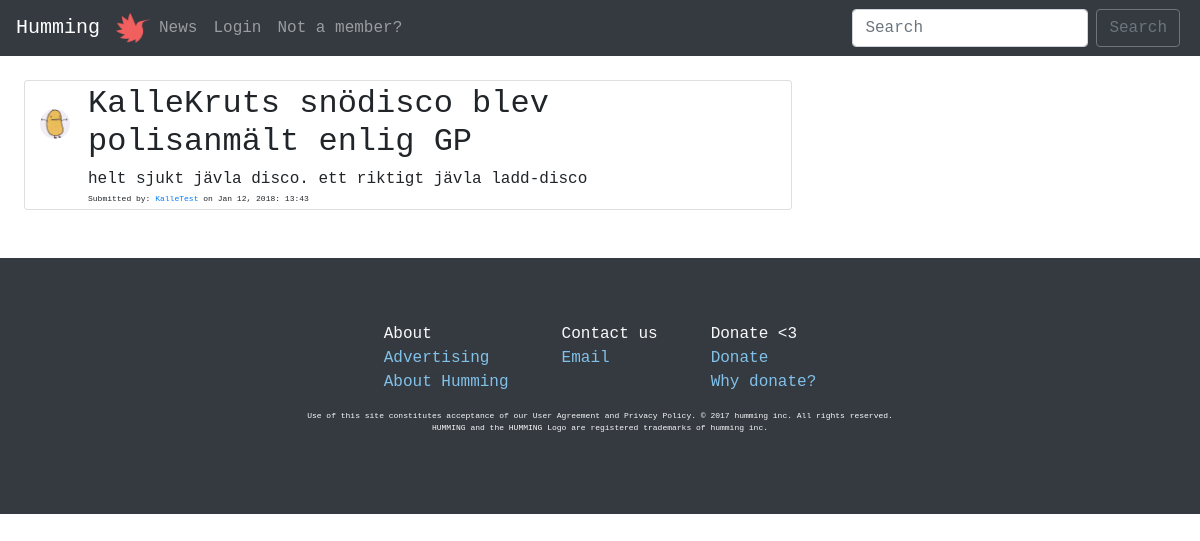
Page /commentsform.php?id=2 on the earlier database version.
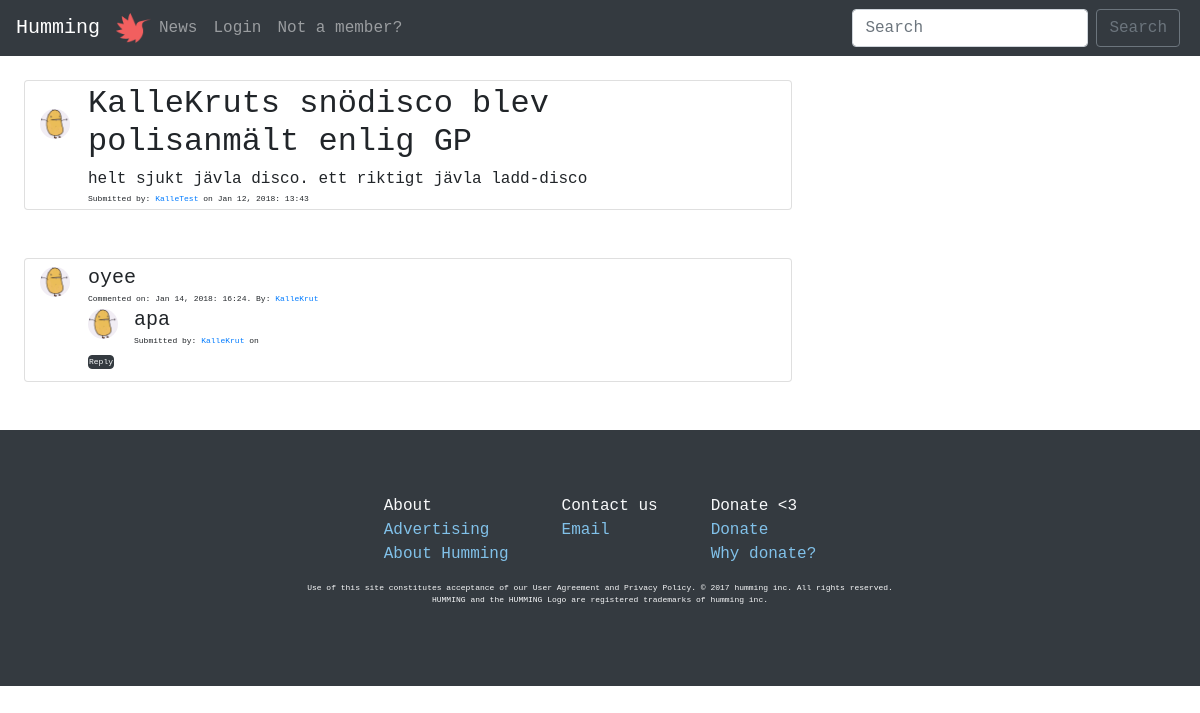
Same page on the later database version.
### tables this page shows
CREATE TABLE "comments" (
	`commentID`	INTEGER UNIQUE,
	`comment`	TEXT NOT NULL,
	`postID`	INTEGER,
	`userID`	INTEGER,
	`commentDate`	TEXT,
	PRIMARY KEY(`commentID`)
);

CREATE TABLE "reply" (
	`commentID`	INTEGER,
	`replyID`	INTEGER PRIMARY KEY AUTOINCREMENT UNIQUE,
	`postID`	INTEGER,
	`userID`	INTEGER,
	`replyComment`	TEXT,
	`replyDate`	TEXT
);

### php/functions.php (called while the page is built, shortened)
<?php
function clickedPosts($pdo, $postID) {
  $postID = $_GET['id'];
  $clickedPosts = "SELECT posts.title, posts.url, posts.postdate, posts.description, posts.postID, users.username, users.userID
                   FROM posts
                   LEFT JOIN users
                   ON posts.userID=users.userID
                   WHERE postID = '$postID'" ;
  $statement = $pdo->prepare($clickedPosts);
  $statement->execute();
  $resultclickedPosts = $statement->fetchAll(PDO::FETCH_ASSOC);
  return $resultclickedPosts;
 }
 function allComments($pdo) {
   $postID = $_GET['id'];
   $allComments = "SELECT commentID, comment, commentDate, username, postID, users.userID
                   FROM comments
                   INNER JOIN users
                   ON comments.userID=users.userID
                   WHERE postID = :postID";
   $statement = $pdo->prepare($allComments);
   $statement->bindParam(':postID', $postID, PDO::PARAM_INT);
   $statement->execute();
   $resultallComments = $statement->fetchAll(PDO::FETCH_ASSOC);
   return $resultallComments;
 }
function allReplys($pdo, $commentID) {
  $reply = "SELECT replyComment, replyDate, username, picture, users.userID
            FROM reply
            INNER JOIN users
            ON reply.userID=users.userID
            WHERE commentID= '$commentID'";
  $statement = $pdo->prepare($reply);
  $statement->execute();
  $resultReply = $statement->fetchAll(PDO::FETCH_ASSOC);
  return $resultReply;
}

### commentsform.php (the view, shortened to what this page needs)
<?php
require __DIR__.'/viewings/header.php';
?>
<div class="m-4">
<?php $clickedPosts = clickedPosts($pdo, $_GET['id']) ?>
<?php foreach($clickedPosts as $clickedPost): ?>
<div class="card col-sm-8 mt-2 mb-5">
  <div class="card-body pl-0 pt-1 pb-1">
    <img class="float-left profilePicSubs mt-4 mr-3 " src=" <?php if(isset($clickedPost['picture'])): ?>
      <?php echo "../profileImages/".$clickedPost['picture']; ?>
    <?php else: echo "../profileImages/potato.jpg"; ?>
    <?php endif; ?>" alt="">
    <blockquote class="blockquote mb-0 ml-4 pl-4 ">
      <h2 class="border-bottom-1 mb-0 pb-2">
        <?php echo $clickedPost['title'];?>
      </h2>
      <p class="h6 font-weight-normal mb-1">
        <?php echo $clickedPost['description']  ?>
      </p>
      <p class="mb-0 smallfont">
        Submitted by: <a href="/php/allProfiles.php?id=<?php echo $clickedPost['userID']?>"><?php echo $clickedPost['username']?></a> on <?php echo $clickedPost['postdate'] ?>
      </p>
    </blockquote>
  </div>
</div>
<?php endforeach; ?>
<?php $allComments = allComments($pdo) ?>
<?php foreach ($allComments as $comment):?>
  <div class="card col-sm-8 mt-2 mb-1">
    <div class="card-body pl-0 pt-1 pb-1">
      <img class="float-left profilePicSubs mt-1 mr-3 " src=" <?php if(isset($clickedPost['picture'])): ?>
        <?php echo "../profileImages/".$clickedPost['picture']; ?>
      <?php else: echo "../profileImages/potato.jpg"; ?>
      <?php endif; ?>" alt="">
  <blockquote class="blockquote mb-0 ml-4 pl-4 ">
    <p class="mb-0"><?php echo $comment['comment']; ?></p>
    <p class="mb-0 smallfont"> Commented on: <?php echo $comment['commentDate']?>. By: <a href="/php/allProfiles.php?id=<?php echo $comment['userID']?>"><?php echo $comment['username']; ?></a>
    </p>
    <?php $allReplys = allReplys($pdo, $comment['commentID']) ?>
    <?php foreach ($allReplys as $key => $value):?>
      <img class="float-left profilePicSubs mt-1 mr-3 " src=" <?php if(isset($value['picture'])): ?>
        <?php echo "../profileImages/".$value['picture']; ?>
      <?php else: echo "../profileImages/potato.jpg"; ?>
      <?php endif; ?>" alt="">
      <p class="mb-0"><?php echo $value['replyComment']; ?></p>
      <p class="mb-0 smallfont">
        Submitted by: <a href="/php/allProfiles.php?id=<?php echo $value['userID']?>"><?php echo $value['username']?></a> on <?php echo $value['replyDate'] ?>
      </p>
    <?php endforeach; ?>
    <button class="btn btn-dark text-light m-0 p-0" type="button" data-toggle="collapse" data-target="#collapseExample" aria-expanded="false" aria-controls="collapseExample">
      <p class="m-0 text-light smallfont">Reply</p>
    </button>
    </blockquote>
  </div>
</div>
<?php endforeach; ?>
</div>
<?php require __DIR__.'/viewings/footer.php'; ?>

Differences in the rows shown:
added comments: comment "oyee", commentDate "Jan 14, 2018: 16:24", username "KalleKrut"
added reply: replyComment "apa", username "KalleKrut"
